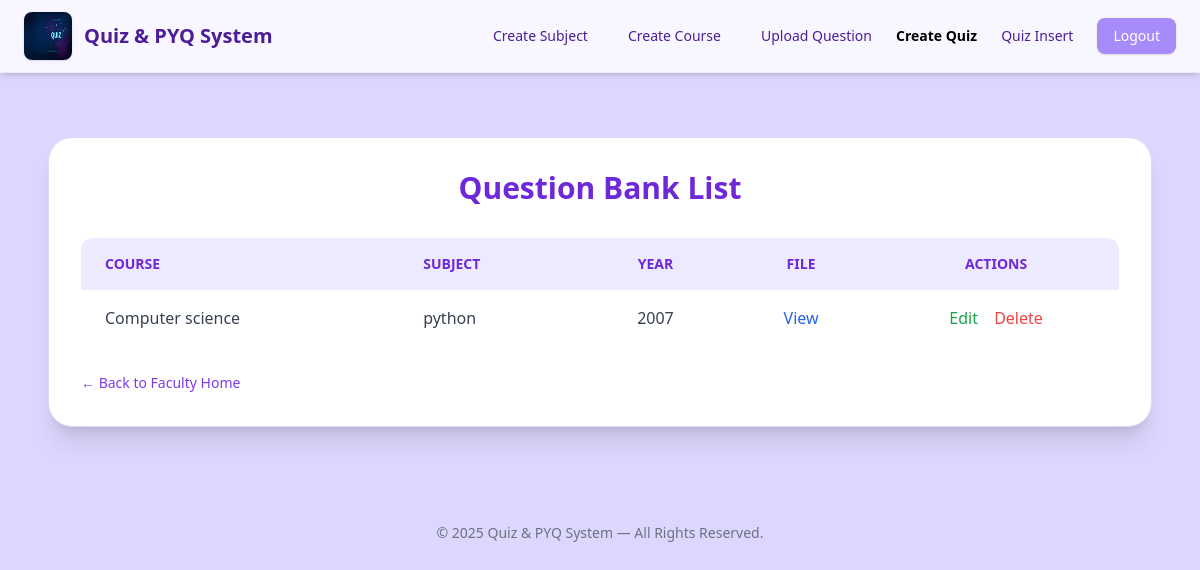
Page /question/list/ on the committed database.
### Common/models.py (models this page shows, shortened)
class QuestionBank(models.Model):
    course_name = models.ForeignKey(
        Course,
        on_delete=models.PROTECT,
        related_name="QUESTION_BANK"
    )
    file= models.FileField(upload_to="qndisplay/")
    year = models.IntegerField()
    subject = models.ForeignKey(
        Subject,
        on_delete=models.PROTECT,
        related_name = "QUESTION_BANK"
    )

class Course(models.Model):
    department = models.ForeignKey(
        Department,
        on_delete=models.CASCADE,
        related_name="COURSES"
    )
    course_name = models.CharField(max_length=30, unique=True)
    def __str__(self):
        return self.course_name

class Subject(models.Model):
    course = models.ForeignKey(
        Course,
        on_delete=models.CASCADE,
        related_name="SUBJECTS"
    )
    subject_name = models.CharField(max_length=50)
    class Meta:
        constraints = [
            models.UniqueConstraint(
                fields=['course', 'subject_name'],
                name='unique_subject_per_course'
            )
        ]
    def __str__(self):
        return self.subject_name

### Faculty/views.py (the view)
# urls.py: path('question/list/', views.questionbank_list, name='questionbank_list'),
def questionbank_list(request):
    questions = QuestionBank.objects.all()
    return render(request, 'faculty/questionbank_list.html', {'questions': questions})

### Faculty/Templates/faculty/questionbank_list.html (shortened to what this page needs)
{% load static %}
<!DOCTYPE html>
<html lang="en">
<head>
    <script src="https://cdn.tailwindcss.com"></script>
</head>
<body class="min-h-screen bg-violet-200">
{% include 'fheader.html' %}
<div class="max-w-6xl mx-auto mt-16 px-6">
    <div class="bg-white rounded-3xl shadow-xl p-8 border border-violet-200">
        <h2 class="text-3xl font-bold text-center text-violet-700 mb-8">
            Question Bank List
        </h2>
        <div class="overflow-x-auto">
            <table class="w-full border-collapse rounded-xl overflow-hidden">
                <thead>
                    <tr class="bg-violet-100 text-violet-700 text-sm uppercase">
                        <th class="px-6 py-4 text-left">Course</th>
                        <th class="px-6 py-4 text-left">Subject</th>
                        <th class="px-6 py-4 text-center">Year</th>
                        <th class="px-6 py-4 text-center">File</th>
                        <th class="px-6 py-4 text-center">Actions</th>
                    </tr>
                </thead>
                <tbody class="divide-y divide-violet-200 text-gray-700">
                {% if questions %}
                    {% for q in questions %}
                    <tr class="hover:bg-violet-50 transition">
                        <td class="px-6 py-4">{{ q.course_name }}</td>
                        <td class="px-6 py-4">{{ q.subject }}</td>
                        <td class="px-6 py-4 text-center">{{ q.year }}</td>
                        <td class="px-6 py-4 text-center">
                            <a href="{{ q.file.url }}"
                               target="_blank"
                               class="text-blue-600 hover:underline font-medium">
                                View
                            </a>
                        </td>
                        <td class="px-6 py-4 text-center space-x-3">
                            <a href="{% url 'question_edit' q.id %}"
                               class="text-green-600 hover:underline font-medium">
                                Edit
                            <a href="{% url 'question_delete' q.id %}"
                               class="text-red-500 hover:underline font-medium">
                                Delete
                            </a>
                        </td>
                    </tr>
                    {% endfor %}
                {% else %}
                    <tr>
                        <td colspan="5" class="py-10 text-center text-gray-500">
                            No questions uploaded yet.
                        </td>
                    </tr>
                {% endif %}
                </tbody>
            </table>
        </div>
         <div class="mt-6 text-left">
                <a href="{% url 'faculty_home' %}"
                   class="text-violet-600 hover:underline text-sm font-medium">
                    ← Back to Faculty Home
                </a>
            </div>
    </div>
</div>
<footer class="mt-20 py-4 text-center text-sm text-gray-500">
    © 2025 Quiz & PYQ System — All Rights Reserved.
</footer>
</body>
</html>

### rows in the picture
QuestionBank: course_name "Computer science", subject "python", year "2007"
